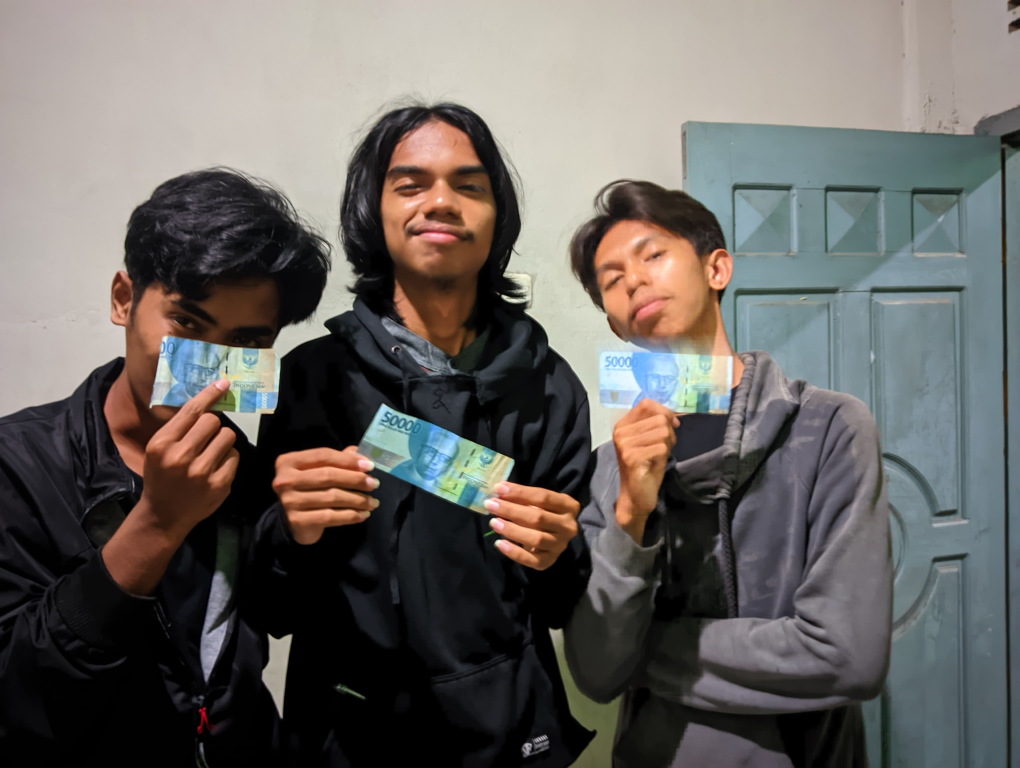
#> input picture tugas-2/contoh.jpg, 4080 x 3072 px (shown at 1/4 size)
$ jupyter execute tugas-2.ipynb
#> lines starting #> are read from the running program, lines starting #| are printed output that depends on the picture; after the words box and inside, x2 and y2 are one past the last pixel; in counts of white or black regions, pixels touching at a corner belong together
[cell 1]
import pandas as pd
import numpy as np

import os
from pathlib import Path

import cv2

# BLUR

[cell 2]
# Muat citra
img = cv2.imread('contoh.jpg')
#> img is the input picture: shape (3072, 4080, 3); mean B, G, R 97.8, 101.2, 104.9

# Buat blur dengan ukuran kernel 25x25
blur_img = cv2.blur(img, (25, 25))

# Atur ukuran hasil gambar
ukuran_lebar = 800
ukuran_tinggi = 600
blur_img = cv2.resize(blur_img, (ukuran_lebar, ukuran_tinggi))
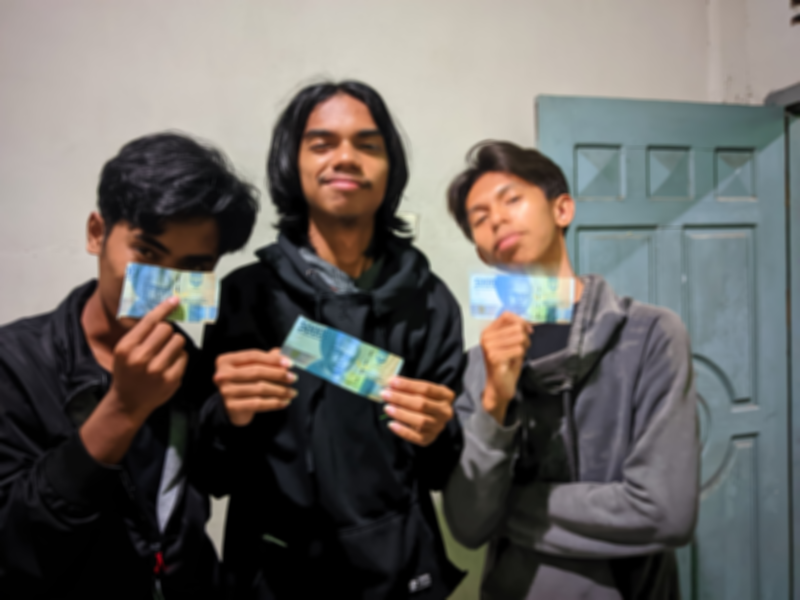
#> blur_img: shape (600, 800, 3); mean B, G, R 97.7, 101.2, 104.8

# Tampilkan hasil
cv2.imwrite("Citra Blur.jpg", blur_img)
cv2.imshow('Citra Blur', blur_img)
cv2.waitKey(0)
cv2.destroyAllWindows()

# GAUSSIAN BLUR

[cell 3]
# Muat citra
img = cv2.imread('contoh.jpg')

# Buat Gaussian Blur dengan ukuran kernel 25x25 dan sigma 0
gaussian_blur_img = cv2.GaussianBlur(img, (25, 25), 0)

# Atur ukuran hasil gambar
ukuran_lebar = 800
ukuran_tinggi = 600
gaussian_blur_img = cv2.resize(gaussian_blur_img, (ukuran_lebar, ukuran_tinggi))
#> gaussian_blur_img: shape (600, 800, 3)

# Tampilkan hasil
cv2.imwrite("Citra Gaussian Blur.jpg", gaussian_blur_img)
cv2.imshow('Citra Gaussian Blur', gaussian_blur_img)
cv2.waitKey(0)
cv2.destroyAllWindows()

# SHARPENING

[cell 4]
# Muat citra
img = cv2.imread('contoh.jpg')

# Buat kernel sharpening
kernel = np.array([[-1, -1, -1],
                   [-1, 9, -1],
                   [-1, -1, -1]])

# Buat sharpening
sharpening_img = cv2.filter2D(img, -1, kernel)

# Atur ukuran hasil gambar
ukuran_lebar = 800
ukuran_tinggi = 600
sharpening_img = cv2.resize(sharpening_img, (ukuran_lebar, ukuran_tinggi))
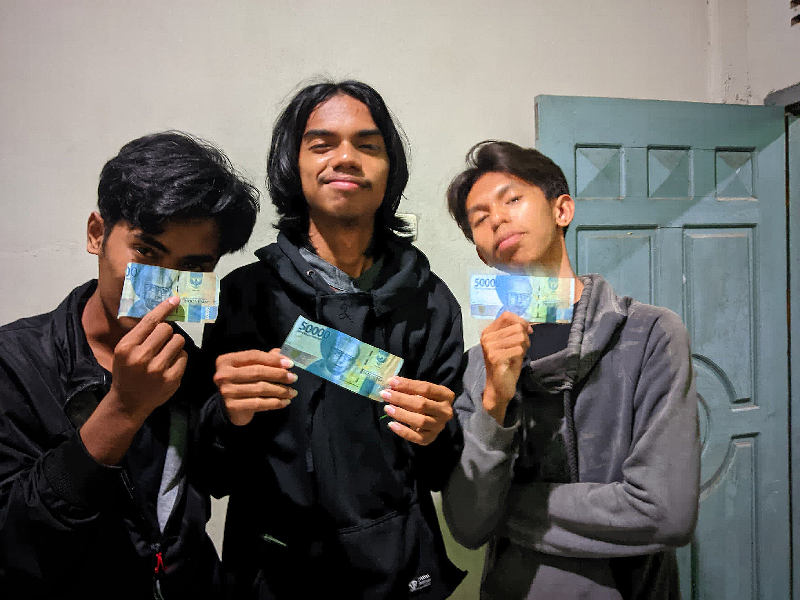
#> sharpening_img: shape (600, 800, 3); mean B, G, R 97.8, 101.2, 104.9

# Tampilkan hasil
cv2.imwrite("Citra Sharpening.jpg", sharpening_img)
cv2.imshow('Citra Sharpening', sharpening_img)
cv2.waitKey(0)
cv2.destroyAllWindows()

# EDGE DETECTED IMAGE

[cell 5]
# Muat citra
img = cv2.imread('contoh.jpg')

# Buat edge detection menggunakan Canny
edges = cv2.Canny(img, 100, 200)
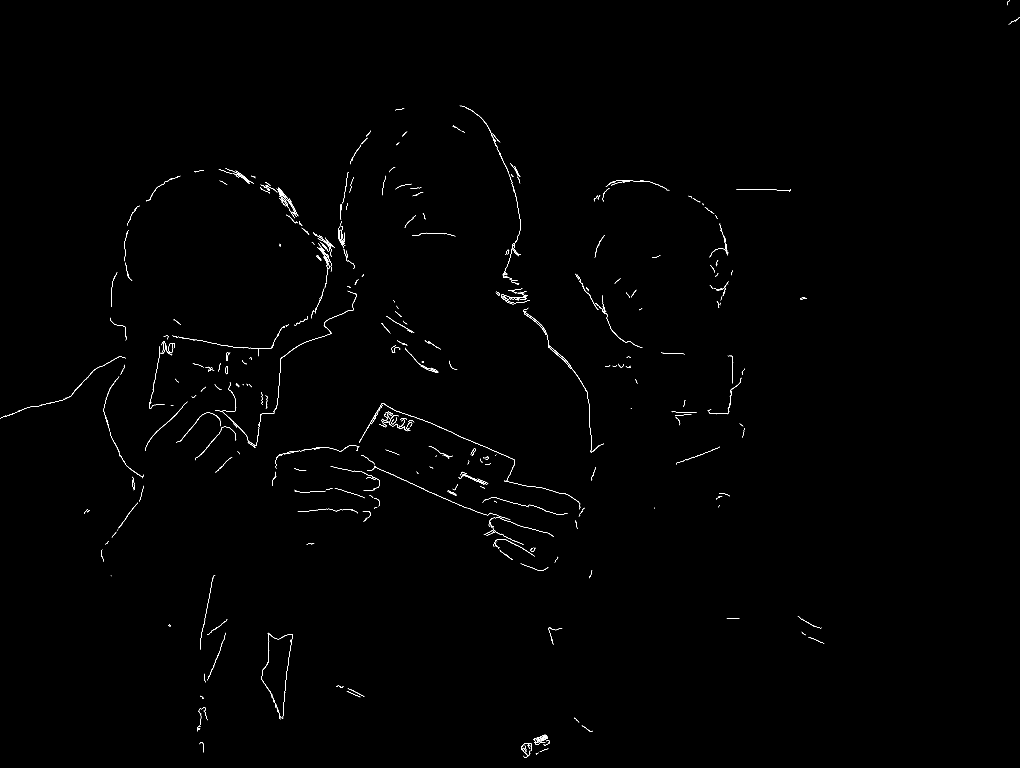
#> edges: shape (3072, 4080) (shown at 1/4 size); 0.27% white in thin lines or dots

# Atur ukuran hasil gambar
ukuran_lebar = 800
ukuran_tinggi = 600
edges = cv2.resize(edges, (ukuran_lebar, ukuran_tinggi))
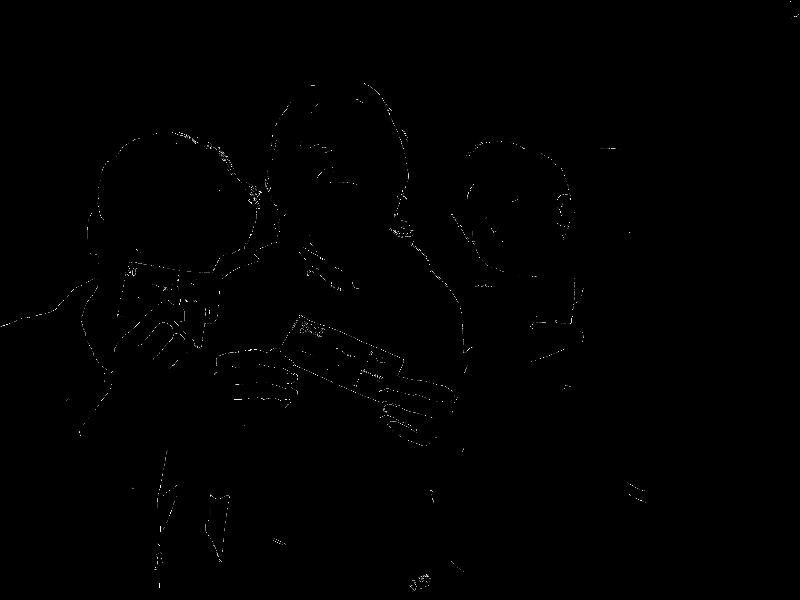
#> edges: shape (600, 800); min 0, max 255, mean 0.7

# Tampilkan hasil
cv2.imwrite("Citra Edge Detection.jpg", edges)
cv2.imshow('Citra Edge Detection', edges)
cv2.waitKey(0)
cv2.destroyAllWindows()

# EDGE DETECTED VIDEO

[cell 6]
# Muat video
cap = cv2.VideoCapture('video.mp4')

# Buat VideoWriter
fourcc = cv2.VideoWriter_fourcc(*'XVID')
fps = 30.0
ukuran_lebar = int(cap.get(3))
ukuran_tinggi = int(cap.get(4))
out = cv2.VideoWriter('output.avi', fourcc, fps, (ukuran_lebar, ukuran_tinggi))

while True:
    # Baca frame
    ret, frame = cap.read()
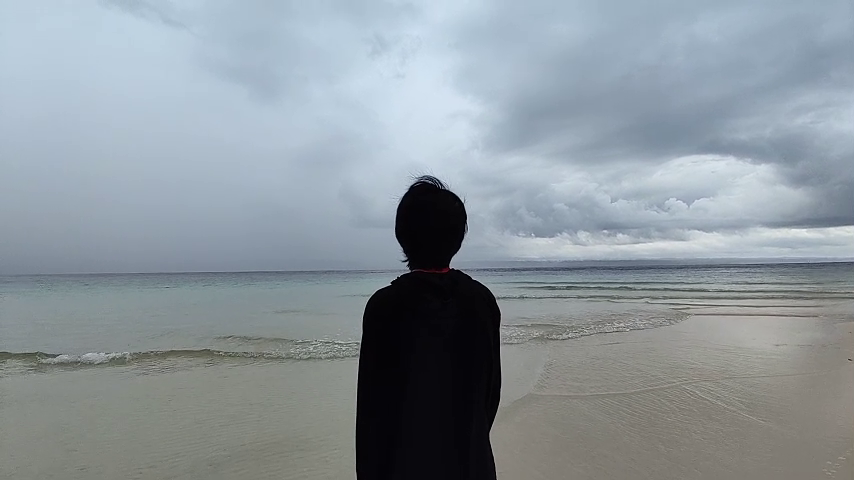
#> input picture frame 23 of tugas-2/video.mp4, 854 x 480 px
#> frame is the input picture: shape (480, 854, 3); mean B, G, R 156.6, 149.9, 140.4

    if not ret:
        break

    # Konversi frame ke grayscale
    gray = cv2.cvtColor(frame, cv2.COLOR_BGR2GRAY)

    # Aplikasikan Gaussian Blur
    blur = cv2.GaussianBlur(gray, (5, 5), 0)

    # Aplikasikan Canny Edge Detection
    edges = cv2.Canny(blur, 50, 150)
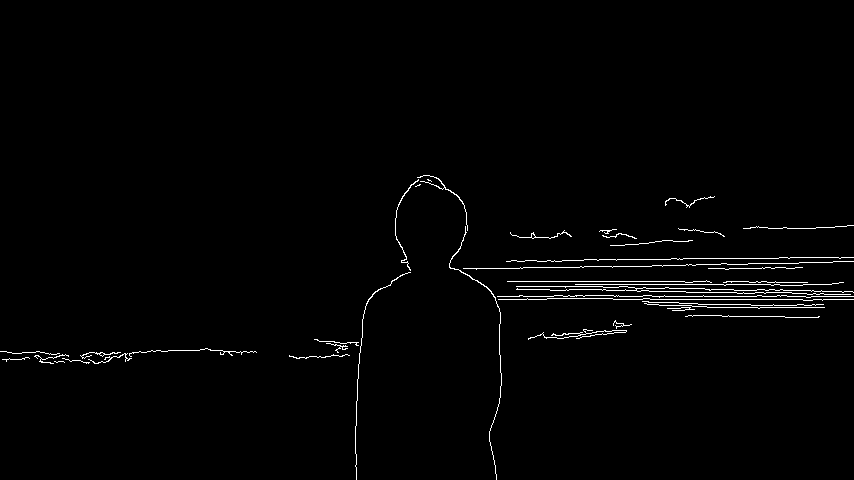
#> edges: shape (480, 854); 1.4% white in thin lines or dots, all inside (x1, y1, x2, y2) = (0, 175, 854, 480)

    # Tulis frame ke VideoWriter
    out.write(cv2.cvtColor(edges, cv2.COLOR_GRAY2BGR))

    # Tampilkan hasil
    cv2.imshow('Edge Detection', edges)

    # Keluar jika tombol 'q' ditekan
    if cv2.waitKey(1) & 0xFF == ord('q'):
#> (key q is pressed here)
        break

# Tutup jendela
cv2.destroyAllWindows()
cap.release()
out.release()
